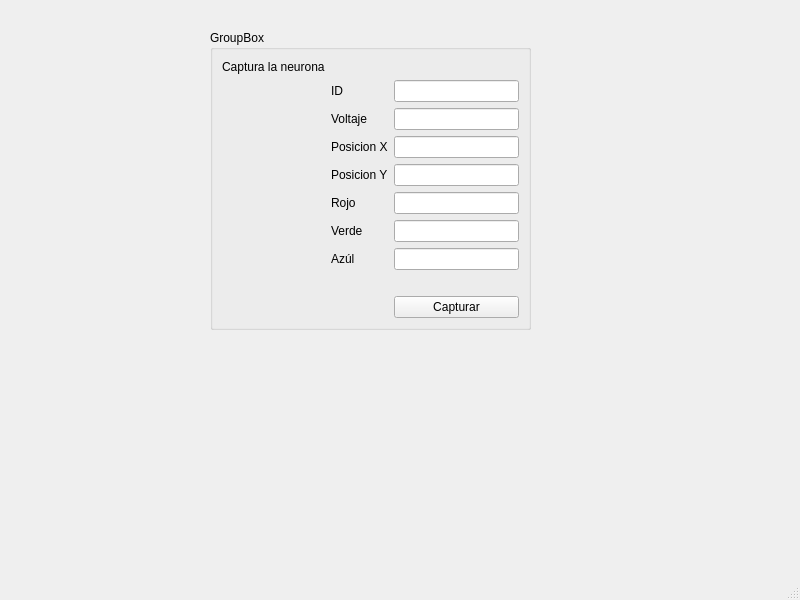
<?xml version="1.0" encoding="UTF-8"?>
<ui version="4.0">
 <class>MainWindow</class>
 <widget class="QMainWindow" name="MainWindow">
  <property name="geometry">
   <rect>
    <x>0</x>
    <y>0</y>
    <width>800</width>
    <height>600</height>
   </rect>
  </property>
  <property name="windowTitle">
   <string>MainWindow</string>
  </property>
  <widget class="QWidget" name="centralwidget">
   <widget class="QGroupBox" name="groupBox">
    <property name="geometry">
     <rect>
      <x>210</x>
      <y>30</y>
      <width>321</width>
      <height>300</height>
     </rect>
    </property>
    <property name="title">
     <string>GroupBox</string>
    </property>
    <layout class="QGridLayout" name="gridLayout">
     <item row="0" column="0">
      <widget class="QLabel" name="label_9">
       <property name="text">
        <string>Captura la neurona</string>
       </property>
      </widget>
     </item>
     <item row="1" column="1">
      <widget class="QLabel" name="label">
       <property name="text">
        <string>ID</string>
       </property>
      </widget>
     </item>
     <item row="1" column="2">
      <widget class="QLineEdit" name="lineEdit"/>
     </item>
     <item row="2" column="1">
      <widget class="QLabel" name="label_2">
       <property name="text">
        <string>Voltaje</string>
       </property>
      </widget>
     </item>
     <item row="2" column="2">
      <widget class="QLineEdit" name="lineEdit_2"/>
     </item>
     <item row="3" column="1">
      <widget class="QLabel" name="label_3">
       <property name="text">
        <string>Posicion X</string>
       </property>
      </widget>
     </item>
     <item row="3" column="2">
      <widget class="QLineEdit" name="lineEdit_3"/>
     </item>
     <item row="4" column="1">
      <widget class="QLabel" name="label_4">
       <property name="text">
        <string>Posicion Y</string>
       </property>
      </widget>
     </item>
     <item row="4" column="2">
      <widget class="QLineEdit" name="lineEdit_4"/>
     </item>
     <item row="5" column="1">
      <widget class="QLabel" name="label_5">
       <property name="text">
        <string>Rojo</string>
       </property>
      </widget>
     </item>
     <item row="5" column="2">
      <widget class="QLineEdit" name="lineEdit_5"/>
     </item>
     <item row="6" column="1">
      <widget class="QLabel" name="label_6">
       <property name="text">
        <string>Verde</string>
       </property>
      </widget>
     </item>
     <item row="6" column="2">
      <widget class="QLineEdit" name="lineEdit_6"/>
     </item>
     <item row="7" column="1">
      <widget class="QLabel" name="label_7">
       <property name="text">
        <string>Azúl</string>
       </property>
      </widget>
     </item>
     <item row="7" column="2">
      <widget class="QLineEdit" name="lineEdit_7"/>
     </item>
     <item row="8" column="2">
      <widget class="QLabel" name="label_8">
       <property name="text">
        <string/>
       </property>
      </widget>
     </item>
     <item row="9" column="2">
      <widget class="QPushButton" name="pushButton">
       <property name="text">
        <string>Capturar</string>
       </property>
      </widget>
     </item>
    </layout>
   </widget>
  </widget>
  <widget class="QMenuBar" name="menubar">
   <property name="geometry">
    <rect>
     <x>0</x>
     <y>0</y>
     <width>800</width>
     <height>22</height>
    </rect>
   </property>
  </widget>
  <widget class="QStatusBar" name="statusbar"/>
 </widget>
 <resources/>
 <connections/>
</ui>
